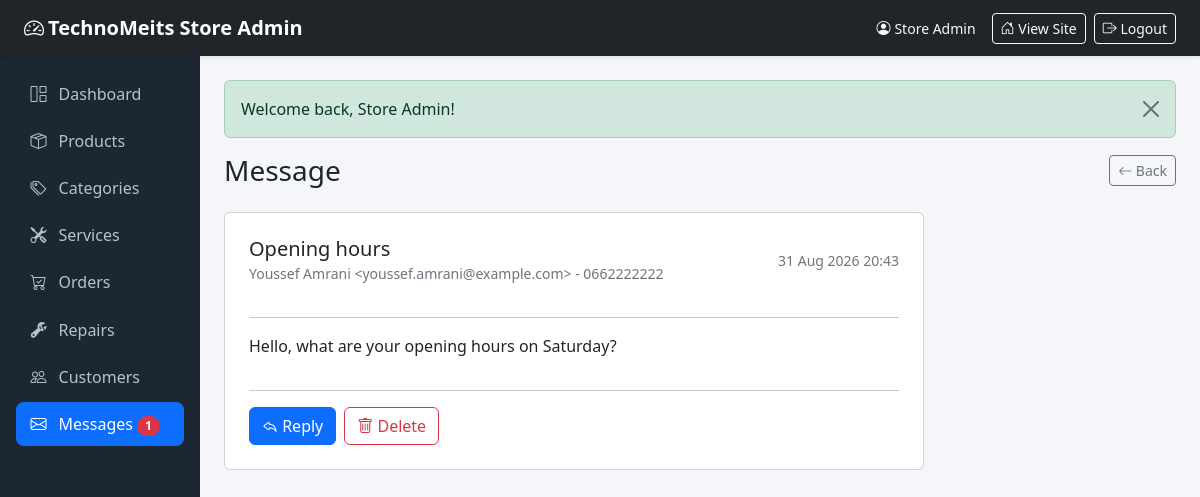
The app's page /public/admin/messages/show/1 (signed in) with its own data.
### tables this page shows
CREATE TABLE contact_messages (
    id         INT UNSIGNED AUTO_INCREMENT PRIMARY KEY,
    name       VARCHAR(100) NOT NULL,
    email      VARCHAR(150) NOT NULL,
    phone      VARCHAR(20)  DEFAULT NULL,
    subject    VARCHAR(150) DEFAULT NULL,
    message    TEXT NOT NULL,
    is_read    TINYINT(1) NOT NULL DEFAULT 0,
    created_at TIMESTAMP NOT NULL DEFAULT CURRENT_TIMESTAMP,
    INDEX idx_messages_read (is_read)
);

### app/controllers/admin/MessagesController.php (called while the page is built, shortened)
<?php
class MessagesController extends Controller
{
    public function show($id)
    {
        $message = (new ContactMessage())->find($id);
        $this->adminView('admin/messages/show', [
            'title'       => 'Message',
            'adminActive' => 'messages',
            'message'     => $message,
        ]);
    }
}

### app/core/App.php (called while the page is built, shortened)
<?php
class App
{
    protected $controller;
    protected $method = 'index';
    public function __construct()
    {
        $url = $this->parseUrl();
        if (!empty($url) && strtolower($url[0]) === 'admin') {
            array_shift($url);
            $this->resolveAdmin($url);
        } else {
            $this->resolvePublic($url);
        }
        $this->params = array_values($url);
        call_user_func_array([$this->controller, $this->method], $this->params);
    }
    private function resolveAdmin(&$url)
    {
        $controllerName = !empty($url[0]) ? ucfirst(strtolower($url[0])) . 'Controller' : 'DashboardController';
        $class          = 'App\\Controllers\\Admin\\' . $controllerName;
        array_shift($url);
        $this->controller = class_exists($class) ? new $class() : new ErrorController();
        $this->method     = !empty($url[0]) ? strtolower(array_shift($url)) : 'index';
    }
    private function parseUrl()
    {
        if (isset($_GET['url'])) {
            $url = rtrim($_GET['url'], '/');
            $url = filter_var($url, FILTER_SANITIZE_URL);
            return explode('/', $url);
        }
        return [];
    }
}

### public/index.php (called while the page is built, shortened)
<?php
require_once APP_PATH . '/core/helpers.php';
spl_autoload_register(function ($class) {
    $prefix = 'App\\';
    if (strncmp($class, $prefix, strlen($prefix)) === 0) {
        $file = APP_PATH . '/' . str_replace('\\', '/', substr($class, strlen($prefix))) . '.php';
    }
});
new App();

### app/core/helpers.php (called while the page is built, shortened)
<?php
function e($value)
{
    return htmlspecialchars((string) $value, ENT_QUOTES, 'UTF-8');
}
function url($path = '')
{
    return BASE_URL . ltrim($path, '/');
}
function flash($key, $message = null)
{
    $value = Session::get('flash_' . $key);
    return $value;
}
function getFlashAlerts()
{
    $alerts = [];
    foreach (['success', 'danger', 'warning', 'info'] as $type) {
        $message = flash($type);
        if ($message) {
            $alerts[] = ['type' => $type, 'message' => $message];
        }
    }
    return $alerts;
}

### app/core/Session.php (called while the page is built, shortened)
<?php
class Session
{
    public static function get($key, $default = null)
    {
        return $_SESSION[$key] ?? $default;
    }
}

### app/core/Database.php (called while the page is built, shortened)
<?php
class Database
{
    private static $instance = null;
    private $pdo;
    private function __construct()
    {
        $dsn = 'mysql:host=' . DB_HOST . ';port=' . DB_PORT . ';dbname=' . DB_NAME . ';charset=utf8mb4';
        try {
            $this->pdo = new PDO($dsn, DB_USER, DB_PASS, [
                PDO::ATTR_ERRMODE            => PDO::ERRMODE_EXCEPTION,
                PDO::ATTR_DEFAULT_FETCH_MODE => PDO::FETCH_ASSOC,
                PDO::ATTR_EMULATE_PREPARES   => false,
                PDO::ATTR_TIMEOUT            => 5,
            ]);
        } catch (PDOException $e) {
            http_response_code(500);
            die('Database connection failed: ' . htmlspecialchars($e->getMessage(), ENT_QUOTES, 'UTF-8'));
        }
    }
    public static function instance()
    {
        if (self::$instance === null) {
            self::$instance = new self();
        }
        return self::$instance;
    }
    public function run($sql, $params = [])
    {
        $stmt = $this->pdo->prepare($sql);
        $stmt->execute($params);
        return $stmt;
    }
    public function fetch($sql, $params = [])
    {
        return $this->run($sql, $params)->fetch();
    }
}

### app/core/Model.php (called while the page is built, shortened)
<?php
abstract class Model
{
    protected $db;
    protected $table;
    protected $primaryKey = 'id';
    public function __construct()
    {
        $this->db = Database::instance();
    }
    public function find($id)
    {
        return $this->db->fetch(
            "SELECT * FROM {$this->table} WHERE {$this->primaryKey} = ? LIMIT 1",
            [$id]
        );
    }
}

### app/views/admin/messages/show.php (the view, shortened to what this page needs)
<div class="d-flex justify-content-between align-items-center mb-4">
    <h1 class="h3 mb-0">Message</h1>
    <a href="<?= url('admin/messages') ?>" class="btn btn-outline-secondary btn-sm"><i class="bi bi-arrow-left"></i> Back</a>
</div>
<div class="card p-4" style="max-width:700px">
    <div class="d-flex justify-content-between align-items-center mb-3">
        <div>
            <h5 class="mb-0"><?= e($message['subject'] ?: 'No subject') ?></h5>
            <span class="text-secondary small">
                <?= e($message['name']) ?> &lt;<?= e($message['email']) ?>&gt;
                <?= $message['phone'] ? ' - ' . e($message['phone']) : '' ?>
            </span>
        </div>
        <span class="text-secondary small"><?= date('d M Y H:i', strtotime($message['created_at'])) ?></span>
    </div>
    <hr>
    <p style="white-space:pre-wrap"><?= e($message['message']) ?></p>
    <hr>
    <div class="d-flex gap-2">
        <a href="mailto:<?= e($message['email']) ?>" class="btn btn-primary"><i class="bi bi-reply"></i> Reply</a>
        <form method="post" action="<?= url('admin/messages/destroy/' . $message['id']) ?>" class="d-inline" data-confirm="Delete this message?">
            <button class="btn btn-outline-danger"><i class="bi bi-trash"></i> Delete</button>
        </form>
    </div>
</div>

### public/assets/css/style.css (style rules this page uses)
:root { --brand-color: #0d6efd; --brand-dark: #0b5ed7; }
body { font-family: system-ui, -apple-system, "Segoe UI", Roboto, sans-serif; overflow-x: hidden; }
.admin-body { background: #f4f6f9; }

### records on screen
contact_messages: subject "Opening hours", name "Youssef Amrani", email "youssef.amrani@example.com", phone "0662222222", created_at "31 Aug 2026 20:43", message "Hello, what are your opening hours on Saturday?"

### other values on screen
APP_NAME "TechnoMeits Store"
currentUser()['name'] "Store Admin"
$unread "1"
$alert['message'] "Welcome back, Store Admin!"
